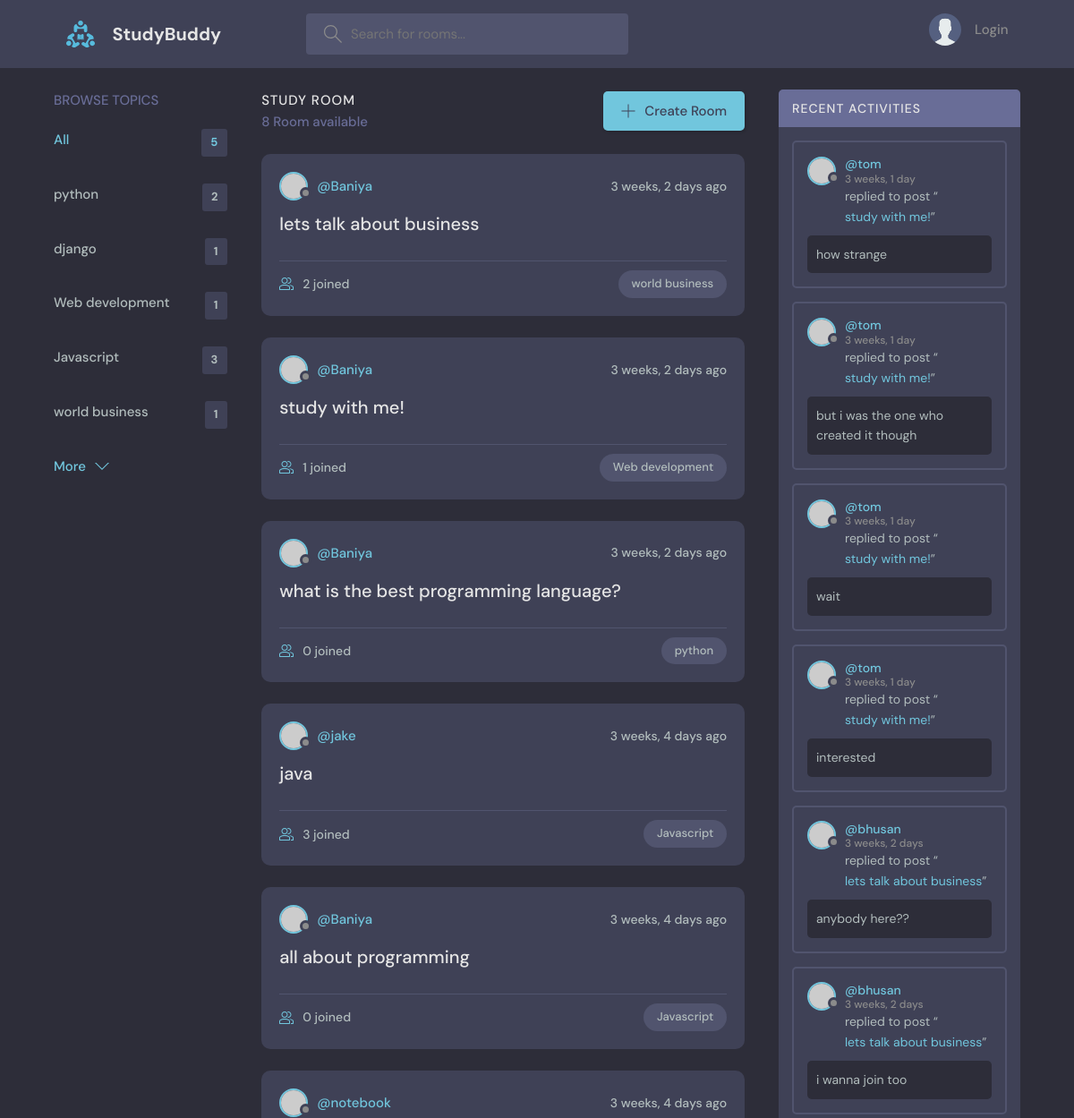
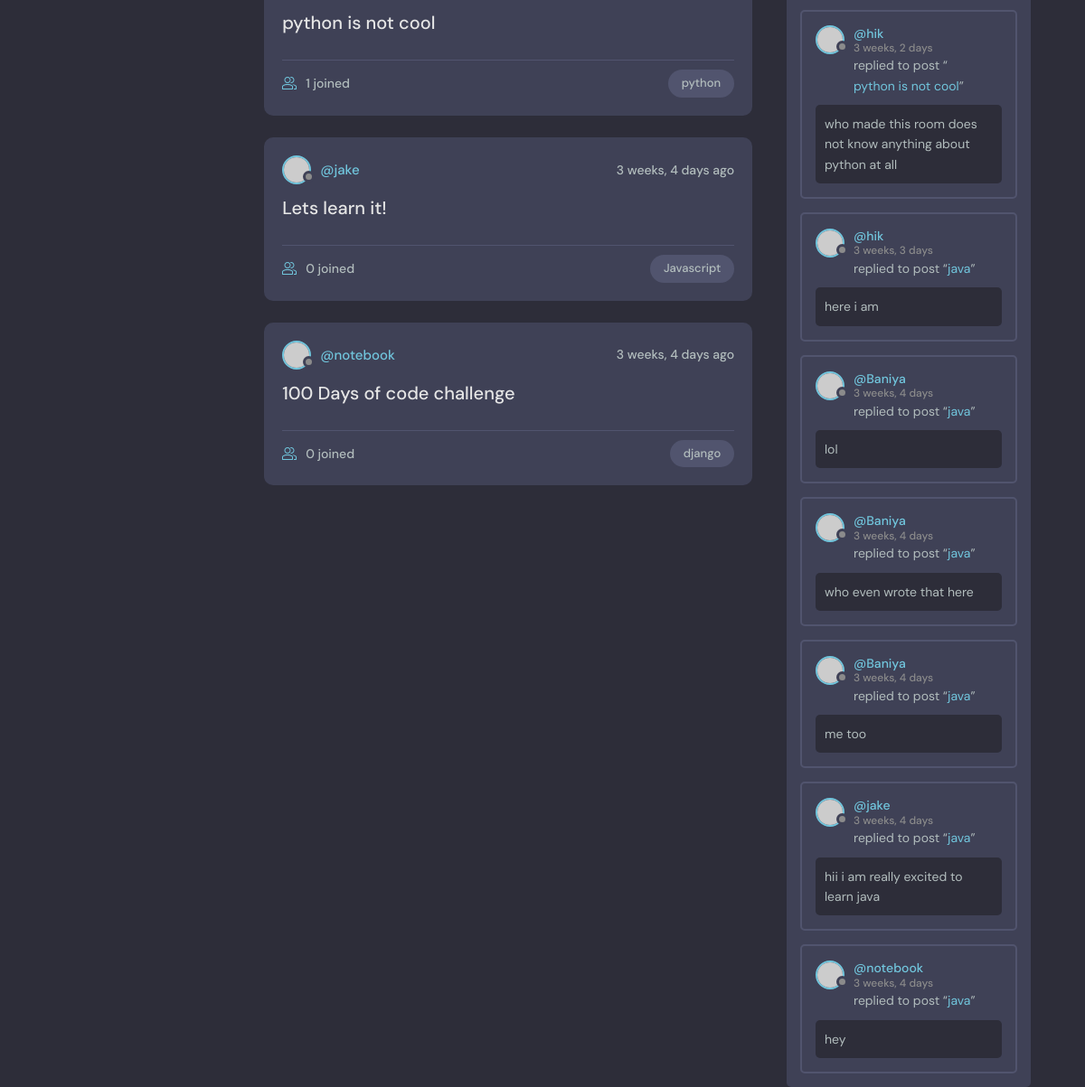
The page / on the database its author committed (2 pictures, top to bottom).
### base/models.py (models this page shows, shortened)
class Topic(models.Model):
    name = models.CharField(max_length=200)

class Room(models.Model):
    host =  models.ForeignKey(User, on_delete=models.SET_NULL,null = True)
    topic = models.ForeignKey(Topic, on_delete=models.SET_NULL,null = True)
    name = models.CharField(max_length=200)
    description = models.TextField(null=True, blank=True)
    participants = models.ManyToManyField(User, related_name='participants',blank=True)
    updated = models.DateTimeField(auto_now = True)#takes a snapshot everytime we save this item
    created = models.DateTimeField(auto_now_add = True) #takes a snapshot every timesstamp when first save or create this instance
    class Meta:
        ordering = ['-updated','-created']
    def __str__(self):
        return self.name

class Message(models.Model):
    user = models.ForeignKey(User,on_delete=models.CASCADE)
    room = models.ForeignKey(Room, on_delete=models.CASCADE)#WHEN ROOM GETS DELETED ALL THE CHILDREN ALSO GET DELETED USING CASCADE
    body = models.TextField()
    updated = models.DateTimeField(auto_now = True)#takes a snapshot everytime we save this item
    created = models.DateTimeField(auto_now_add = True) #takes a snapshot every timesstamp when first save or create this instance
    class Meta:
        ordering = ['-updated','-created']

### base/views.py (the view)
# urls.py: path('', views.home, name="home"),
def home(request):
    q = request.GET.get('q') if request.GET.get('q') != None else ''
    rooms = Room.objects.filter(
        Q(topic__name__icontains=q) |
        Q(name__icontains=q)|
        Q(description__icontains=q)
    )
    topics = Topic.objects.all()[0:5]
    room_count = rooms.count()
    room_messages = Message.objects.all().filter(Q(room__topic__name__icontains = q))
    context = {'rooms': rooms, 'topics': topics, 'room_count': room_count, 'room_messages':room_messages}
    return render(request, 'base/home.html', context)

### base/templates/base/home.html (shortened to what this page needs)
{% extends "main.html" %}
{% block content%}
    <main class="layout layout--3">
      <div class="container">
        {% include 'base/topics_component.html'%}
        <div class="roomList">
          <div class="roomList__header">
            <div>
              <h2>Study Room</h2>
              <p>{{room_count}} Room available</p>
            </div>
            <a class="btn btn--main" href="{% url 'create-room' %}">
              <svg version="1.1" xmlns="http://www.w3.org/2000/svg" width="32" height="32" viewBox="0 0 32 32">
                <title>add</title>
                <path
                  d="M16.943 0.943h-1.885v14.115h-14.115v1.885h14.115v14.115h1.885v-14.115h14.115v-1.885h-14.115v-14.115z"
                ></path>
              </svg>
              Create Room
            </a>
          </div>
          {% include 'base/feed_component.html'%}
        </div>
        {% include 'base/activity_component.html'%}
      </div>
    </main>
{% endblock%}

### base/templates/base/topics_component.html
<div class="topics">
    <div class="topics__header">
      <h2>Browse Topics</h2>
    </div>
    <ul class="topics__list">
      <li>
        <a href="{%url 'home' %}" class="active">All <span>{{topics.count}}</span></a>
      </li>
      {% for topic in topics %}
      <li>
        <a href="{% url 'home' %}?q={{topic.name}}">{{topic.name}}<span>{{topic.room_set.all.count}}</span></a>
      </li>
    {%endfor%}
    </ul>
    <a class="btn btn--link" href="{% url 'topics' %}">
      More
      <svg version="1.1" xmlns="http://www.w3.org/2000/svg" width="32" height="32" viewBox="0 0 32 32">
        <title>chevron-down</title>
        <path d="M16 21l-13-13h-3l16 16 16-16h-3l-13 13z"></path>
      </svg>
    </a>
  </div>

### base/templates/base/feed_component.html (shortened to what this page needs)
{% for room in rooms %}
<div class="roomListRoom">
    <div class="roomListRoom__header">
      <a href="{% url 'user-profile' room.host.id%}" class="roomListRoom__author">
        <div class="avatar avatar--small">
          <img src="https://randomuser.me/api/portraits/women/11.jpg" />
        </div>
        <span>@{{room.host.username}}</span>
      </a>
      <div class="roomListRoom__actions">
        <span>{{room.created|timesince}} ago</span>
      </div>
    </div>
    <div class="roomListRoom__content">
      <a href="{% url 'room' room.id %}">{{room.name}}</a>
    </div>
    <div class="roomListRoom__meta">
      <a href="{% url 'room' room.id %}" class="roomListRoom__joined">
        {{room.participants.all.count}} joined
      </a>
      <p class="roomListRoom__topic">{{room.topic.name}}</p>
    </div>
  </div>
  {% endfor %}

### base/templates/base/activity_component.html (shortened to what this page needs)
<div class="activities">
    <div class="activities__header">
        <h2>Recent Activities</h2>
    </div>
    {% for message in room_messages %}
        <div class="activities__box">
            <div class="activities__boxHeader roomListRoom__header">
                <a href="{% url 'user-profile' message.user.id %}" class="roomListRoom__author">
                    <div class="avatar avatar--small">
                        <img src="https://randomuser.me/api/portraits/women/11.jpg" />
                    </div>
                    <p>
                        @{{ message.user }}
                        <span>{{ message.created|timesince }}</span>
                    </p>
                </a>
            </div>
            <div class="activities__boxContent">
                <p>replied to post “<a href="{% url 'room' message.room.id %}">{{ message.room }}</a>”</p>
                <div class="activities__boxRoomContent">
                    {{ message.body }}
                </div>
            </div>
        </div>
    {% endfor %}
</div>

### rows shown on the page
Topic: name "python", room_set.all.count "2"
Topic: name "django", room_set.all.count "1"
Topic: name "Web development", room_set.all.count "1"
Topic: name "Javascript", room_set.all.count "3"
Topic: name "world business", room_set.all.count "1"
Room: host.username "Baniya", created "3 weeks, 2 days", name "lets talk about business", participants.all.count "2", topic.name "world business"
Room: host.username "Baniya", created "3 weeks, 2 days", name "study with me!", participants.all.count "1", topic.name "Web development"
Room: host.username "Baniya", created "3 weeks, 2 days", name "what is the best programming language?", participants.all.count "0", topic.name "python"
Room: host.username "jake", created "3 weeks, 4 days", name "java", participants.all.count "3", topic.name "Javascript"
Room: host.username "Baniya", created "3 weeks, 4 days", name "all about programming", participants.all.count "0", topic.name "Javascript"
Room: host.username "notebook", created "3 weeks, 4 days", name "python is not cool", participants.all.count "1", topic.name "python"
Room: host.username "jake", created "3 weeks, 4 days", name "Lets learn it!", participants.all.count "0", topic.name "Javascript"
Room: host.username "notebook", created "3 weeks, 4 days", name "100 Days of code challenge", participants.all.count "0", topic.name "django"
Message: user "tom", created "3 weeks, 1 day", room "study with me!", body "how strange"
Message: user "tom", created "3 weeks, 1 day", room "study with me!", body "but i was the one who created it though"
Message: user "tom", created "3 weeks, 1 day", room "study with me!", body "wait"
Message: user "tom", created "3 weeks, 1 day", room "study with me!", body "interested"
Message: user "bhusan", created "3 weeks, 2 days", room "lets talk about business", body "anybody here??"
Message: user "bhusan", created "3 weeks, 2 days", room "lets talk about business", body "i wanna join too"
Message: user "hik", created "3 weeks, 2 days", room "python is not cool", body "who made this room does not know anything about python at all"
Message: user "hik", created "3 weeks, 3 days", room "java", body "here i am"
Message: user "Baniya", created "3 weeks, 4 days", room "java", body "lol"
Message: user "Baniya", created "3 weeks, 4 days", room "java", body "who even wrote that here"
Message: user "Baniya", created "3 weeks, 4 days", room "java", body "me too"
Message: user "jake", created "3 weeks, 4 days", room "java", body "hii i am really excited to learn java"
Message: user "notebook", created "3 weeks, 4 days", room "java", body "hey"

### other values the page prints
{{ topics.count }} "5"
{{ room_count }} "8"
